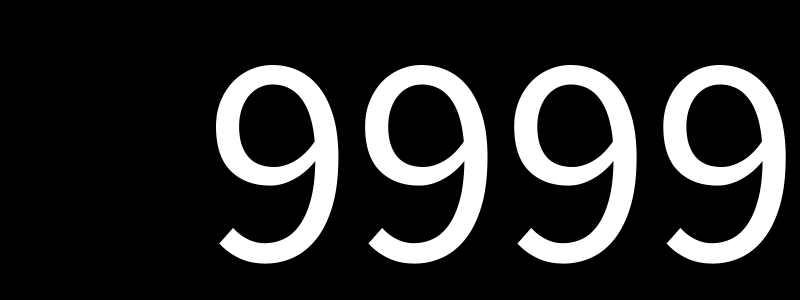
Frame 1 (no input)
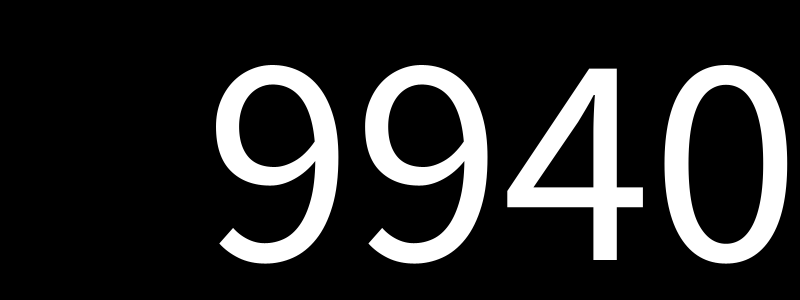
Frame 60 (the mouse pressed at the canvas centre just before this capture)
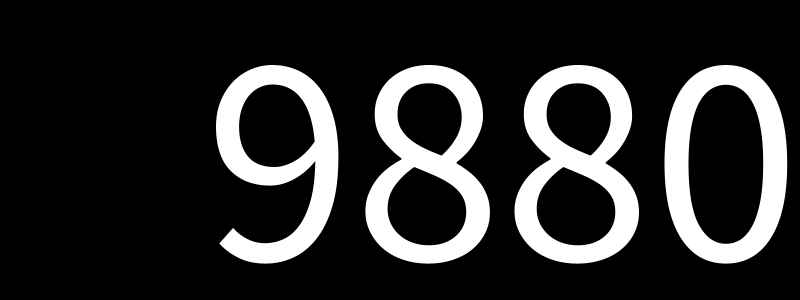
Frame 120 (the mouse held since frame 60 and released just before this capture)

The Processing sketch that drew these frames (run headless with seeded random() and noise(); from frame 60 on, the mouse is pressed at the canvas centre):

// Processing sketch: s2_countDown
// ── s2_countDown.pde
void setup(){
  size(800, 300); // ウィンドウサイズ
  textSize(300); // フォントサイズ
  textAlign(RIGHT); // レイアウト
}

void draw(){
  background(0); // 背景のクリア
  text(10000 - frameCount, 800, 260);
}
